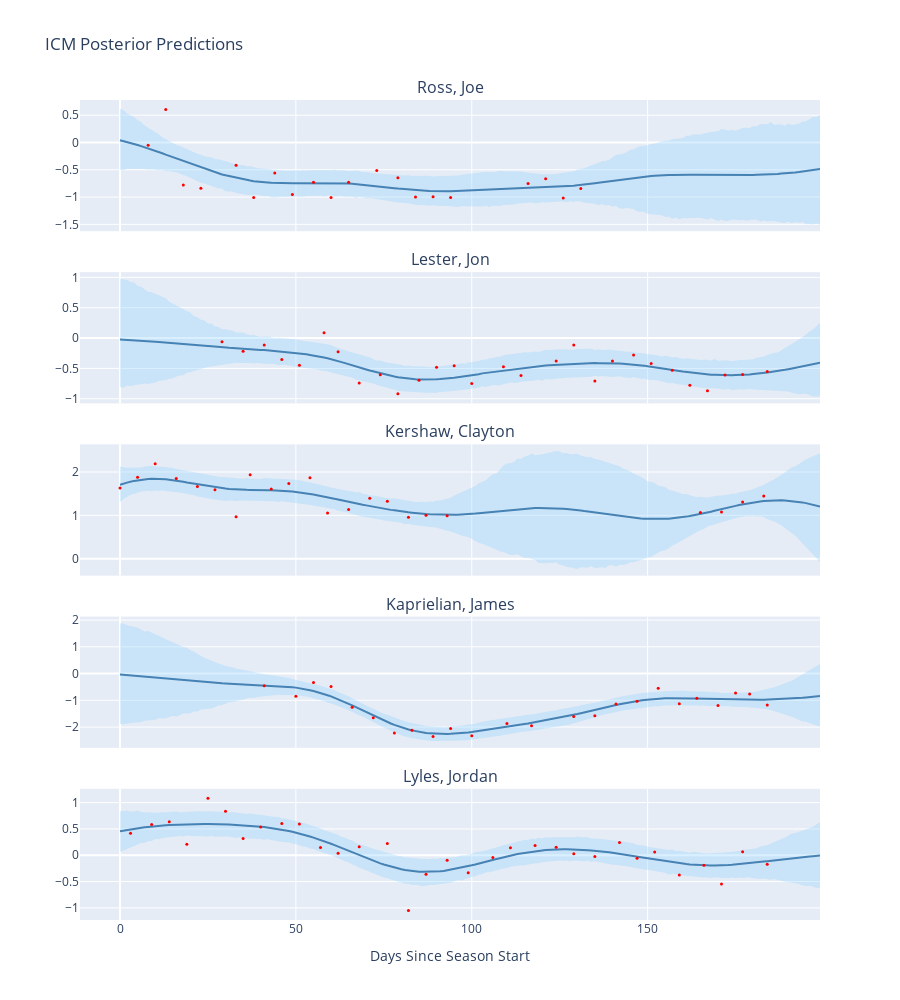

Write notebook code for a chart like this one.
### Markdown cell above
### Visualizing Multi-Output Predictions

Plot posterior for each pitcher:

### Code cell
fig = make_subplots(
    rows=5, cols=1,
    subplot_titles=top_pitchers,
    vertical_spacing=0.05,
    shared_xaxes=True
)

for i, pitcher in enumerate(top_pitchers):
    # Extract predictions for this output
    f_pred_i = ppc_icm.posterior_predictive["f_pred"].isel(
        f_pred_dim_0=slice(i*n_test, (i+1)*n_test)
    )
    
    mean = f_pred_i.mean(dim=["chain", "draw"]).values
    lower = np.percentile(f_pred_i.values, 2.5, axis=(0,1))
    upper = np.percentile(f_pred_i.values, 97.5, axis=(0,1))
    
    # HDI band
    fig.add_trace(go.Scatter(
        x=time_test, y=upper, line=dict(width=0),
        showlegend=False, hoverinfo='skip'
    ), row=i+1, col=1)
    
    fig.add_trace(go.Scatter(
        x=time_test, y=lower, fill='tonexty',
        line=dict(width=0), showlegend=False,
        fillcolor='rgba(135,206,250,0.3)'
    ), row=i+1, col=1)
    
    # Mean
    fig.add_trace(go.Scatter(
        x=time_test, y=mean, mode='lines',
        line=dict(color='steelblue', width=2),
        showlegend=False
    ), row=i+1, col=1)
    
    # Training data
    pitcher_data = df_train.filter(pl.col("pitcher_name") == pitcher)
    fig.add_trace(go.Scatter(
        x=pitcher_data["game_date_idx"].to_list(),
        y=pitcher_data["avg_spin_rate_std"].to_list(),
        mode='markers',
        marker=dict(color='red', size=3),
        showlegend=False
    ), row=i+1, col=1)

fig.update_xaxes(title_text="Days Since Season Start", row=5, col=1)
fig.update_layout(height=1000, title_text="ICM Posterior Predictions")
fig.show()

### Figure 1 — Plotly figure (JSON) as saved in the notebook; plotly's stock layout.template omitted (floating-point values rounded to 4 significant figures; data arrays with more than 128 entries replaced by an {"elided": "..."} marker saying what was removed)
{"data": [{"hoverinfo": "skip", "line": {"width": 0}, "showlegend": false, "type": "scatter", "x": {"elided": "200 float values"}, "xaxis": "x", "y": {"elided": "200 float values"}, "yaxis": "y"}, {"fill": "tonexty", "fillcolor": "rgba(135,206,250,0.3)", "line": {"width": 0}, "showlegend": false, "type": "scatter", "x": {"elided": "200 float values"}, "xaxis": "x", "y": {"elided": "200 float values"}, "yaxis": "y"}, {"line": {"color": "steelblue", "width": 2}, "mode": "lines", "showlegend": false, "type": "scatter", "x": {"elided": "200 float values"}, "xaxis": "x", "y": {"elided": "200 float values"}, "yaxis": "y"}, {"marker": {"color": "red", "size": 3}, "mode": "markers", "showlegend": false, "type": "scatter", "x": [8, 13, 18, 23, 33, 38, 44, 49, 55, 60, 65, 73, 79, 84, 89, 94, 116, 121, 126, 131], "xaxis": "x", "y": [-0.05187, 0.603, -0.7791, -0.8372, -0.4188, -1.007, -0.5609, -0.9531, -0.7298, -1.007, -0.7283, -0.5153, -0.6444, -0.9973, -0.995, -1.006, -0.7501, -0.663, -1.015, -0.8439], "yaxis": "y"}, {"hoverinfo": "skip", "line": {"width": 0}, "showlegend": false, "type": "scatter", "x": {"elided": "200 float values"}, "xaxis": "x2", "y": {"elided": "200 float values"}, "yaxis": "y2"}, {"fill": "tonexty", "fillcolor": "rgba(135,206,250,0.3)", "line": {"width": 0}, "showlegend": false, "type": "scatter", "x": {"elided": "200 float values"}, "xaxis": "x2", "y": {"elided": "200 float values"}, "yaxis": "y2"}, {"line": {"color": "steelblue", "width": 2}, "mode": "lines", "showlegend": false, "type": "scatter", "x": {"elided": "200 float values"}, "xaxis": "x2", "y": {"elided": "200 float values"}, "yaxis": "y2"}, {"marker": {"color": "red", "size": 3}, "mode": "markers", "showlegend": false, "type": "scatter", "x": [29, 35, 41, 46, 51, 58, 62, 68, 74, 79, 85, 90, 95, 100, 109, 114, 124, 129, 135, 140, 146, 151, 157, 162, 167, 172, 177, 184], "xaxis": "x2", "y": [-0.06227, -0.2163, -0.114, -0.3547, -0.4473, 0.08752, -0.2271, -0.7401, -0.6034, -0.9193, -0.6964, -0.4828, -0.4577, -0.7485, -0.4737, -0.6166, -0.3782, -0.1132, -0.7067, -0.3764, -0.2791, -0.4174, -0.5318, -0.7767, -0.8681, -0.6092, -0.5987, -0.5532], "yaxis": "y2"}, {"hoverinfo": "skip", "line": {"width": 0}, "showlegend": false, "type": "scatter", "x": {"elided": "200 float values"}, "xaxis": "x3", "y": {"elided": "200 float values"}, "yaxis": "y3"}, {"fill": "tonexty", "fillcolor": "rgba(135,206,250,0.3)", "line": {"width": 0}, "showlegend": false, "type": "scatter", "x": {"elided": "200 float values"}, "xaxis": "x3", "y": {"elided": "200 float values"}, "yaxis": "y3"}, {"line": {"color": "steelblue", "width": 2}, "mode": "lines", "showlegend": false, "type": "scatter", "x": {"elided": "200 float values"}, "xaxis": "x3", "y": {"elided": "200 float values"}, "yaxis": "y3"}, {"marker": {"color": "red", "size": 3}, "mode": "markers", "showlegend": false, "type": "scatter", "x": [0, 5, 10, 16, 22, 27, 33, 37, 43, 48, 54, 59, 65, 71, 76, 82, 87, 93, 165, 171, 177, 183], "xaxis": "x3", "y": [1.629, 1.877, 2.187, 1.847, 1.663, 1.588, 0.968, 1.939, 1.607, 1.731, 1.864, 1.054, 1.135, 1.392, 1.328, 0.9539, 0.9993, 0.9926, 1.068, 1.076, 1.308, 1.447], "yaxis": "y3"}, {"hoverinfo": "skip", "line": {"width": 0}, "showlegend": false, "type": "scatter", "x": {"elided": "200 float values"}, "xaxis": "x4", "y": {"elided": "200 float values"}, "yaxis": "y4"}, {"fill": "tonexty", "fillcolor": "rgba(135,206,250,0.3)", "line": {"width": 0}, "showlegend": false, "type": "scatter", "x": {"elided": "200 float values"}, "xaxis": "x4", "y": {"elided": "200 float values"}, "yaxis": "y4"}, {"line": {"color": "steelblue", "width": 2}, "mode": "lines", "showlegend": false, "type": "scatter", "x": {"elided": "200 float values"}, "xaxis": "x4", "y": {"elided": "200 float values"}, "yaxis": "y4"}, {"marker": {"color": "red", "size": 3}, "mode": "markers", "showlegend": false, "type": "scatter", "x": [41, 50, 55, 60, 66, 72, 78, 83, 89, 94, 100, 110, 117, 129, 135, 141, 147, 153, 159, 164, 170, 175, 179, 184], "xaxis": "x4", "y": [-0.453, -0.8482, -0.3303, -0.4847, -1.261, -1.655, -2.221, -2.121, -2.354, -2.057, -2.325, -1.869, -1.954, -1.609, -1.576, -1.134, -1.034, -0.5522, -1.133, -0.9274, -1.19, -0.7226, -0.7631, -1.178], "yaxis": "y4"}, {"hoverinfo": "skip", "line": {"width": 0}, "showlegend": false, "type": "scatter", "x": {"elided": "200 float values"}, "xaxis": "x5", "y": {"elided": "200 float values"}, "yaxis": "y5"}, {"fill": "tonexty", "fillcolor": "rgba(135,206,250,0.3)", "line": {"width": 0}, "showlegend": false, "type": "scatter", "x": {"elided": "200 float values"}, "xaxis": "x5", "y": {"elided": "200 float values"}, "yaxis": "y5"}, {"line": {"color": "steelblue", "width": 2}, "mode": "lines", "showlegend": false, "type": "scatter", "x": {"elided": "200 float values"}, "xaxis": "x5", "y": {"elided": "200 float values"}, "yaxis": "y5"}, {"marker": {"color": "red", "size": 3}, "mode": "markers", "showlegend": false, "type": "scatter", "x": [3, 9, 14, 19, 25, 30, 35, 40, 46, 51, 57, 62, 68, 76, 82, 87, 93, 99, 106, 111, 118, 124, 129, 135, 142, 147, 152, 159, 166, 171, 177, 184], "xaxis": "x5", "y": [0.4179, 0.5834, 0.6372, 0.2094, 1.081, 0.8341, 0.3204, 0.5366, 0.6019, 0.5921, 0.1477, 0.03603, 0.1633, 0.2249, -1.049, -0.3607, -0.09405, -0.3307, -0.04167, 0.1422, 0.1874, 0.1519, 0.02765, -0.02546, 0.2433, -0.05689, 0.05978, -0.373, -0.1922, -0.5457, 0.06603, -0.1711], "yaxis": "y5"}], "layout": {"annotations": [{"font": {"size": 16}, "showarrow": false, "text": "Ross, Joe", "x": 0.5, "xanchor": "center", "xref": "paper", "y": 1, "yanchor": "bottom", "yref": "paper"}, {"font": {"size": 16}, "showarrow": false, "text": "Lester, Jon", "x": 0.5, "xanchor": "center", "xref": "paper", "y": 0.79, "yanchor": "bottom", "yref": "paper"}, {"font": {"size": 16}, "showarrow": false, "text": "Kershaw, Clayton", "x": 0.5, "xanchor": "center", "xref": "paper", "y": 0.58, "yanchor": "bottom", "yref": "paper"}, {"font": {"size": 16}, "showarrow": false, "text": "Kaprielian, James", "x": 0.5, "xanchor": "center", "xref": "paper", "y": 0.37, "yanchor": "bottom", "yref": "paper"}, {"font": {"size": 16}, "showarrow": false, "text": "Lyles, Jordan", "x": 0.5, "xanchor": "center", "xref": "paper", "y": 0.16, "yanchor": "bottom", "yref": "paper"}], "height": 1000, "title": {"text": "ICM Posterior Predictions"}, "xaxis": {"anchor": "y", "domain": [0, 1], "matches": "x5", "showticklabels": false}, "xaxis2": {"anchor": "y2", "domain": [0, 1], "matches": "x5", "showticklabels": false}, "xaxis3": {"anchor": "y3", "domain": [0, 1], "matches": "x5", "showticklabels": false}, "xaxis4": {"anchor": "y4", "domain": [0, 1], "matches": "x5", "showticklabels": false}, "xaxis5": {"anchor": "y5", "domain": [0, 1], "title": {"text": "Days Since Season Start"}}, "yaxis": {"anchor": "x", "domain": [0.84, 1]}, "yaxis2": {"anchor": "x2", "domain": [0.63, 0.79]}, "yaxis3": {"anchor": "x3", "domain": [0.42, 0.58]}, "yaxis4": {"anchor": "x4", "domain": [0.21, 0.37]}, "yaxis5": {"anchor": "x5", "domain": [0, 0.16]}}}
